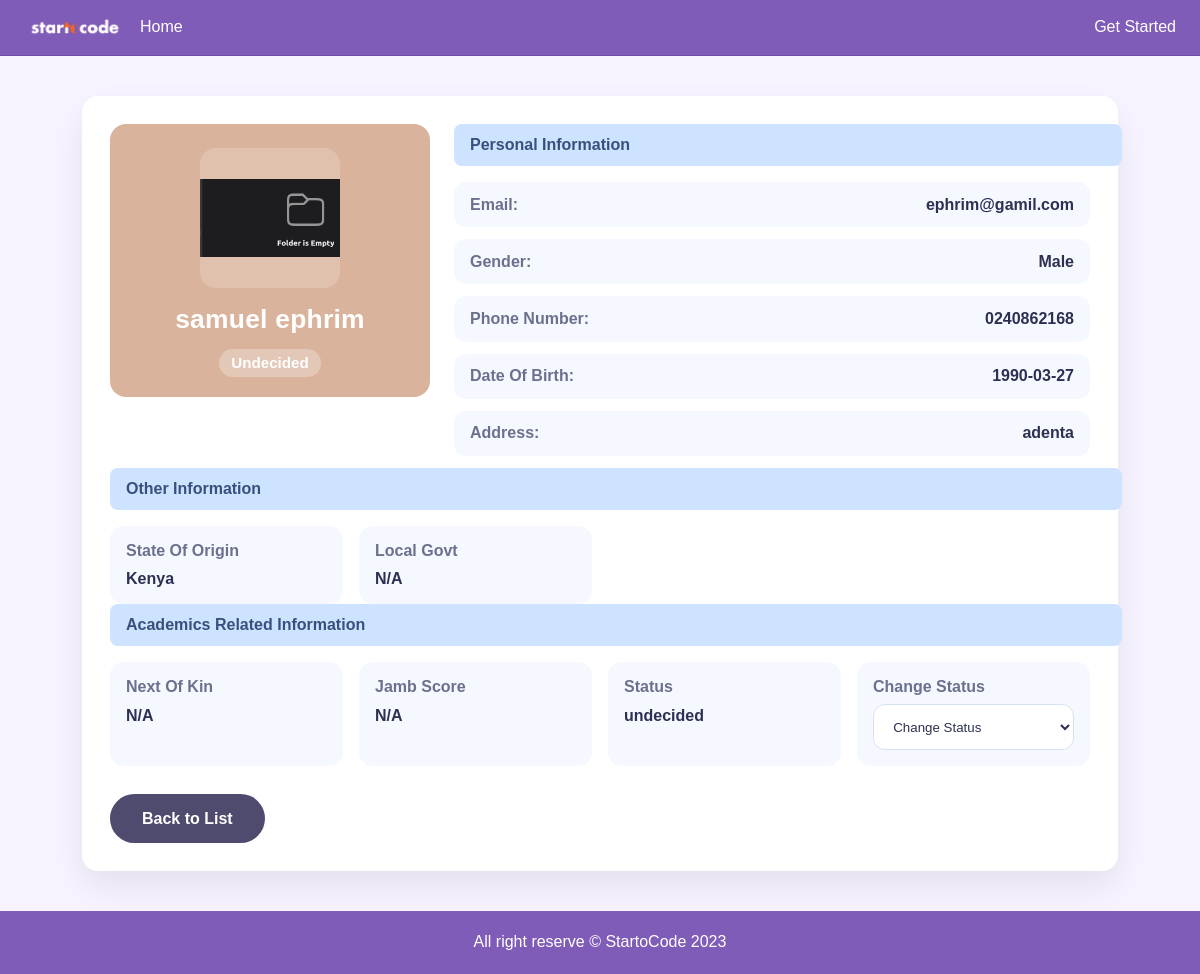
Screenshot of /student/2 with the database file from the repository.
### tables this page shows
CREATE TABLE students (
            id INTEGER PRIMARY KEY AUTOINCREMENT,
            first_name TEXT NOT NULL,
            last_name TEXT NOT NULL,
            address TEXT NOT NULL,
            email TEXT NOT NULL,
            phone TEXT NOT NULL,
            date_of_birth TEXT NOT NULL,
            gender TEXT NOT NULL,
            country TEXT NOT NULL,
            course TEXT NOT NULL,
            image_name TEXT NOT NULL,
            created_at TIMESTAMP DEFAULT CURRENT_TIMESTAMP
        );

### app.py (the view)
@app.route('/student/<int:student_id>')
def student_detail(student_id):
    conn = sqlite3.connect(DB_PATH)
    conn.row_factory = sqlite3.Row
    student = conn.execute(
        'SELECT * FROM students WHERE id = ?', (student_id,)
    ).fetchone()
    conn.close()
    if not student:
        flash('Student not found.', 'error')
        return redirect(url_for('success'))
    return render_template('student_detail.html', student=dict(student))

### templates/student_detail.html (shortened to what this page needs)
{% extends "base.html" %}
{% block content %}
<div class="detail-page">
    <div class="detail-card">
        <div class="detail-top">
            <div class="detail-avatar">
                <div class="avatar-frame">
                    <img src="{{ url_for('static', filename='uploads/' ~ student.image_name) }}" alt="{{ student.first_name }} {{ student.last_name }}">
                </div>
                <h2>{{ student.first_name }} {{ student.last_name }}</h2>
                <span class="status-badge">undecided</span>
            </div>
            <div class="detail-summary">
                <div class="section-heading">Personal Information</div>
                <div class="info-row"><span>Email:</span><strong>{{ student.email }}</strong></div>
                <div class="info-row"><span>Gender:</span><strong>{{ student.gender }}</strong></div>
                <div class="info-row"><span>Phone Number:</span><strong>{{ student.phone }}</strong></div>
                <div class="info-row"><span>Date Of Birth:</span><strong>{{ student.date_of_birth }}</strong></div>
                <div class="info-row"><span>Address:</span><strong>{{ student.address }}</strong></div>
            </div>
        </div>
        <div class="detail-section">
            <div class="section-heading">Other Information</div>
            <div class="info-grid">
                <div class="info-block">
                    <span>State Of Origin</span>
                    <strong>{{ student.country }}</strong>
                </div>
                <div class="info-block">
                    <span>Local Govt</span>
                    <strong>N/A</strong>
                </div>
            </div>
        </div>
        <div class="detail-section">
            <div class="section-heading">Academics Related Information</div>
            <div class="info-grid">
                <div class="info-block">
                    <span>Next Of Kin</span>
                    <strong>N/A</strong>
                </div>
                <div class="info-block">
                    <span>Jamb Score</span>
                    <strong>N/A</strong>
                </div>
                <div class="info-block">
                    <span>Status</span>
                    <strong>undecided</strong>
                </div>
                <div class="info-block select-block">
                    <label for="status_change">Change Status</label>
                    <select id="status_change">
                        <option>Change Status</option>
                    </select>
                </div>
            </div>
        </div>
        <div class="detail-actions">
            <a class="hero-btn" href="{{ url_for('success') }}">Back to List</a>
        </div>
    </div>
</div>
{% endblock content %}

### static/css/styles.css (style rules this page uses)
body { margin: 0; font-family: Arial, sans-serif; background-color: #f7f4ff; color: #222; display: flex; flex-direction: column; min-height: 100vh; }
.hero-btn { display: inline-block; padding: 0.8rem 1.3rem; border-radius: 999px; background-color: #805cb9; color: #ffffff; text-decoration: none; font-weight: bold; transition: background-color 0.2s ease; }
.submit-btn, .hero-btn { display: inline-block; padding: 0.95rem 2rem; border-radius: 999px; background-color: #4e4b6f; color: #ffffff; text-decoration: none; font-weight: 700; border: none; cursor: pointer; transition: background-color 0.2s ease; }
.detail-page { padding: 2.5rem 1rem; }
.detail-card { max-width: 980px; margin: 0 auto; background: #ffffff; padding: 1.75rem; border-radius: 1rem; box-shadow: 0 16px 35px rgba(0, 0, 0, 0.08); }
.detail-top { display: grid; grid-template-columns: 320px 1fr; gap: 1.5rem; align-items: start; }
.detail-avatar { background: #d9b39b; border-radius: 1rem; padding: 1.5rem 1rem 1.25rem; text-align: center; color: #ffffff; }
.avatar-frame { width: 140px; height: 140px; margin: 0 auto 1rem; border-radius: 1rem; overflow: hidden; background: rgba(255, 255, 255, 0.18); display: flex; align-items: center; justify-content: center; }
.avatar-frame img { width: 100%; height: auto; display: block; }
.detail-avatar h2 { margin: 0 0 0.5rem; font-size: 1.65rem; letter-spacing: 0.01em; }
.status-badge { display: inline-block; margin-top: 0.35rem; padding: 0.35rem 0.75rem; border-radius: 999px; background: rgba(255, 255, 255, 0.28); color: #ffffff; font-weight: 700; font-size: 0.95rem; text-transform: capitalize; }
.detail-summary, .detail-section { margin-top: 0; }
.section-heading { display: inline-block; width: 100%; margin-bottom: 1rem; background: #cde3ff; color: #3b4f7d; padding: 0.75rem 1rem; border-radius: 0.5rem; font-weight: 700; }
.info-row { display: flex; justify-content: space-between; align-items: center; padding: 0.85rem 1rem; background: #f6f8ff; border-radius: 0.75rem; margin-bottom: 0.75rem; }
.info-row span, .info-block span { color: #6b708d; font-weight: 600; }
.info-row strong, .info-block strong { color: #2d3052; font-weight: 700; }
.info-grid { display: grid; grid-template-columns: repeat(4, minmax(0, 1fr)); gap: 1rem; }
.info-block { background: #f6f8ff; padding: 1rem; border-radius: 0.85rem; }
.info-block span { display: block; margin-bottom: 0.65rem; }
.select-block label { display: block; margin-bottom: 0.5rem; color: #6b708d; font-weight: 600; }
.select-block select { width: 100%; padding: 0.85rem 0.95rem; border-radius: 0.75rem; border: 1px solid #d8e1f3; background: #ffffff; color: #2d3052; }
.detail-actions { margin-top: 1.75rem; text-align: left; }

### rows the page displays
students: image_name (picture), first_name "samuel", last_name "ephrim", email "ephrim@gamil.com", gender "Male", phone "0240862168", date_of_birth "1990-03-27", address "adenta", country "Kenya"
